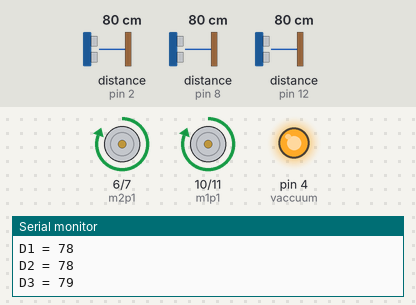
Bench run of a sketch on a simulated Arduino Uno, built with avr-gcc and run on an emulated ATmega328P. On the bench: motor-driver pin pairs drawn as motors (green arrow = first pin HIGH = forward, orange = second pin HIGH = backward, longer = more drive), output pins drawn as LEDs (lit = HIGH), the last lines printed to the serial monitor. Wiring (inferred from the names in the program): 3 × ultrasonic range finder: trigger pin 3, echo pin 2 / trigger pin 9, echo pin 8 / trigger pin 13, echo pin 12. The inputs (shaded band) are chosen by the test bench; at power-on: distance to the obstacle (sensors on pin 8, pin 2, pin 12) 80 cm. The echo pulse lasts 58.3 µs per cm; pins used as bus, display or sensor lines are not drawn.

Above: at 1.2 s.
1.3 s: distance to the obstacle (sensor on pin 8) set to 53 cm
2.8 s: distance to the obstacle (sensor on pin 8) set to 48 cm
At 3.06 s:
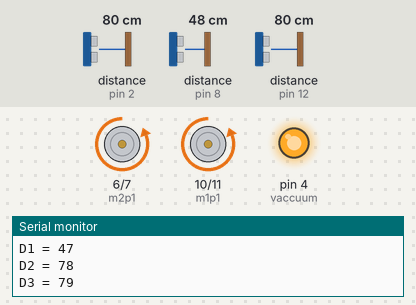
5.8 s: distance to the obstacle (sensor on pin 2) set to 55 cm
8.8 s: distance to the obstacle (sensor on pin 2) set to 48 cm
At 9.0 s:
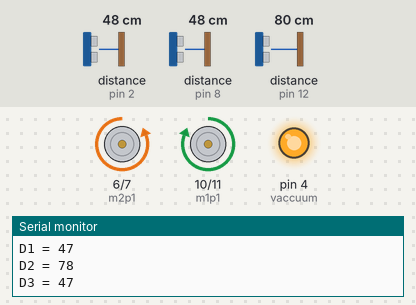
11.8 s: distance to the obstacle (sensor on pin 12) set to 55 cm
14.8 s: distance to the obstacle (sensor on pin 12) set to 46 cm
At 15.26 s:
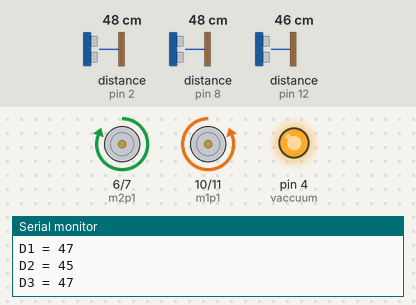
Timing chart, 0 to 18.8 s (numbered marks = the images above; inputs shaded):
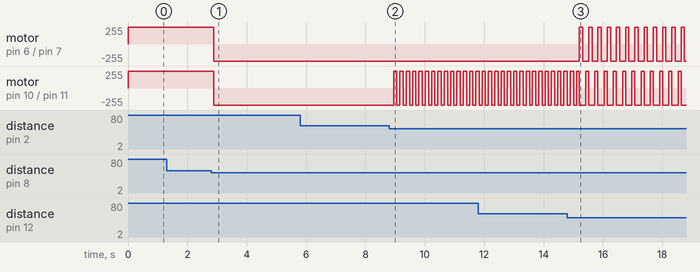

The sketch:

Full_Code.ino
```cpp
/*
This is the cumulative code made for the final working model of the Vacuum Cleaner
This is basic code for any Arduino UNO or MEGA board
The motor driver used is an L298 with 2*5V DC Motors
Ultrasonic Sensors used are HC-SR04
The Vacuum we made was made using a 5V DC Motor in a Pipe such that it creates a suction
For the dust collection, we used a Bag Attached to the back of the Pipe
*/

// Define the Motor Pins for Motor 1 and 2
#define m1p1 10
#define m1p2 11

#define m2p1 6
#define m2p2 7

// Define the IR Pin that is connected in the front below the Chassis to detect Ground at all times
#define irpin 5

// Define the Ultrasonic Sensor Pins for the detection of Walls around the robot
#define trig1 9
#define echo1 8

#define trig2 13
#define echo2 12

#define trig3 3
#define echo3 2

//Define the Vacuum Pin which is connected to another switch, so that it can be turned on whenever required
#define vaccuum 4

int distance1, distance2, distance3;
long duration;

void setup()
{
  Serial.begin(9600);
  pinMode(vaccuum, OUTPUT);       //Defining Vaccuum Pin
  pinMode(irpin, INPUT);          //Defining IR Module at Pin
  pinMode(trig1, OUTPUT);         //Defining 1st Trig Pin at
  pinMode(trig2, OUTPUT);         //Defining 2nd Trig Pin at
  pinMode(trig3, OUTPUT);         //Defining 3rd Trig Pin at
  pinMode(echo1, INPUT);          //Defining 1st Echo Pin at
  pinMode(echo2, INPUT);          //Defining 2nd Echo Pin at
  pinMode(echo3, INPUT);          //Defining 3rd Echo Pin at
  pinMode(m1p1, OUTPUT);          //Defining 1st Motor 1st Pin
  pinMode(m1p2, OUTPUT);          //Defining 1st Motor 2nd Pin
  pinMode(m2p1, OUTPUT);           //Defining 2nd Motor 1st Pin
  pinMode(m2p2, OUTPUT);          //Defining 2nd Motor 2nd Pin
  digitalWrite(vaccuum, HIGH);    //Turning on the Motor
}

void ultrasonic1()    //Calculating Ultrasonic 1
{
  digitalWrite(trig1, LOW);
  delayMicroseconds(2);
  digitalWrite(trig1, HIGH);
  delayMicroseconds(10);
  digitalWrite(trig1, LOW);
  duration = pulseIn(echo1, HIGH);
  distance1 = duration * 0.034 / 2;
}

void ultrasonic2()    //Calculating Ultrasonic 2
{
  digitalWrite(trig2, LOW);
  delayMicroseconds(2);
  digitalWrite(trig2, HIGH);
  delayMicroseconds(10);
  digitalWrite(trig2, LOW);
  duration = pulseIn(echo2, HIGH);
  distance2 = duration * 0.034 / 2;
}

void ultrasonic3()    //Calculating Ultrasonic 3
{
  digitalWrite(trig3, LOW);
  delayMicroseconds(2);
  digitalWrite(trig3, HIGH);
  delayMicroseconds(10);
  digitalWrite(trig3, LOW);
  duration = pulseIn(echo3, HIGH);
  distance3 = duration * 0.034 / 2;
}

void directionn()
{
  ultrasonic1();
  ultrasonic2();
  ultrasonic3();
}

void stopp(int a)
{
  digitalWrite(m1p1, LOW);
  digitalWrite(m1p2, LOW);
  digitalWrite(m2p1, LOW);
  digitalWrite(m2p2, LOW);
  delay(a);
}

void rotateright()
{
  digitalWrite(m1p1, LOW);
  digitalWrite(m1p2, HIGH);
  digitalWrite(m2p1, HIGH);
  digitalWrite(m2p2, LOW);
  delay(100);
}


void rotateleft()
{
  digitalWrite(m1p1, HIGH);
  digitalWrite(m1p2, LOW);
  digitalWrite(m2p1, LOW);
  digitalWrite(m2p2, HIGH);
  delay(100);
}

void forwardmove()
{
  digitalWrite(m1p1, HIGH);
  digitalWrite(m1p2, LOW);
  digitalWrite(m2p1, HIGH);
  digitalWrite(m2p2, LOW);
  delay(100);
}

void reversemove()
{
  digitalWrite(m1p1, LOW);
  digitalWrite(m1p2, HIGH);
  digitalWrite(m2p1, LOW);
  digitalWrite(m2p2, HIGH);
  delay(100);
}

void staircase()
{
  int ir_status = digitalRead(irpin);

  if (ir_status == 1)
  {
    stopp(1);
    rotateright();
  }
}

void loop()
{

  directionn();

  Serial.print("D1 = ");
  Serial.println(distance1);

  Serial.print("D2 = ");
  Serial.println(distance2);

  Serial.print("D3 = ");
  Serial.println(distance3);

  if (distance1 < 50)
  {
    stopp(1);
    reversemove();

    if (distance3 < 50)
    {
      rotateleft();
    }

    if (distance2 < 50)
    {
      rotateright();
    }
  }

  else
  {
    forwardmove();
  }
}
```

Measured:
- the behaviour switches between 51 and 50 cm on distance to the obstacle (sensor on pin 8) (found by bisection; images 0 and 1)
- the behaviour switches between 51 and 50 cm on distance to the obstacle (sensor on pin 2) (found by bisection; images 1 and 2)
- the behaviour switches between 51 and 50 cm on distance to the obstacle (sensor on pin 12) (found by bisection; images 2 and 3)
- after the input at 2.8 s, motor on pin 6 (m2p1) / pin 7 (m2p2), motor on pin 10 (m1p1) / pin 11 (m1p2): forward 255/255 → backward 255/255 after 0.10 s
- after the input at 8.8 s, motor on pin 10 (m1p1) / pin 11 (m1p2): alternates forward 255/255 for 0.11 s and backward 255/255 for 0.10 s, starting after 0.15 s
- after the input at 14.8 s, motor on pin 6 (m2p1) / pin 7 (m2p2): alternates forward 255/255 for 0.11 s and backward 255/255 for 0.20 s, starting after 0.41 s
